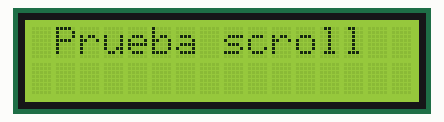
Recording of a sketch running on a simulated Arduino Uno, built with avr-gcc and run on an emulated ATmega328P. On the bench: 16×2 character LCD.

Above: at 0.1 s.
At 3.1 s:
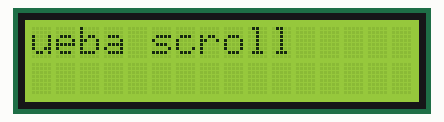
At 6.1 s:
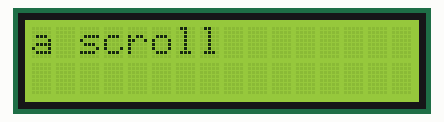
At 13.1 s:
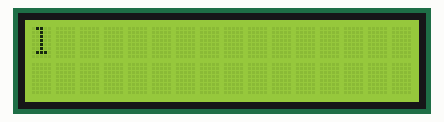
At 26.2 s:
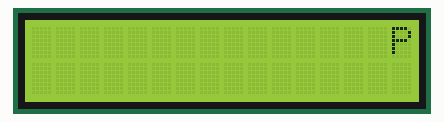
At 38.2 s:
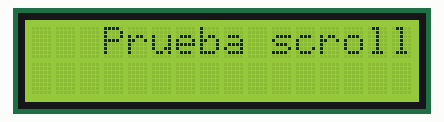

The sketch:

Modulo_LCD3.ino
```cpp
#include <LiquidCrystal.h>

LiquidCrystal lcd(7,6,5,4,3,2);

int Min;
int Seg;
int Res;

void setup() {
    lcd.begin(16, 2);
}

void loop() {
  lcd.setCursor(2, 0);
  lcd.print("Prueba scroll");
  lcd.scrollDisplayLeft();
  delay(1000);
}
```

Measured:
- what the display in image 1 shows lasts 1.0 s, from 3.1 s to 4.1 s
